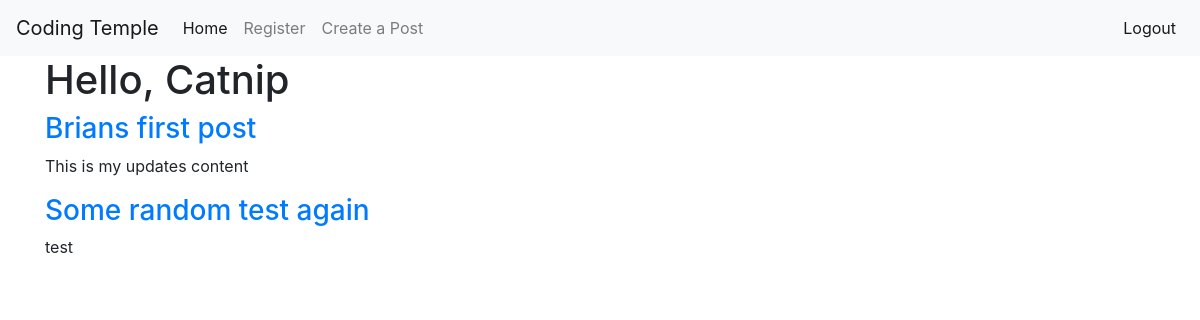
The app's page / (signed in) with its own data.
### app/models.py (models this page shows, shortened)
class User(db.Model, UserMixin):
    id = db.Column(db.Integer, primary_key=True)
    username = db.Column(db.String(100), nullable=False, unique=True)
    email = db.Column(db.String(100), nullable=False, unique=True)
    password = db.Column(db.String(256), nullable=False)
    post = db.relationship('Post', backref='author', lazy=True)

class Post(db.Model):
    id = db.Column(db.Integer, primary_key=True)
    title = db.Column(db.String(200))
    content = db.Column(db.String(300))
    date_created = db.Column(db.DateTime, nullable=False, default=datetime.utcnow)
    user_id = db.Column(db.Integer, db.ForeignKey('user.id'), nullable=False)

### app/routes.py (the view)
@app.route('/')
def index():
    context = {
        "posts": Post.query.all()
        }
    return render_template('index.html', **context)

### app/models.py (called while the page is built)
@login.user_loader
def load_user(user_id):
    return User.query.get(int(user_id))

### app/templates/index.html
{% extends 'base.html' %}
{% block content %}
{% if current_user.is_authenticated%}
<h1>Hello, {{ current_user.username }}</h1>
{% for post in posts%}
    <h3><a href="{{ url_for('post_detail', post_id=post.id)}}">{{ post.title }}</a></h3>
    <p>{{ post.content }}</p>
{% endfor %}
{% else %}
<h1>Hello, please register for my cool website</h1>
{%endif%}
{% endblock content %}

### records on screen
User: username "Catnip"
Post: title "Brians first post", content "This is my updates content"
Post: title "Some random test again", content "test"
